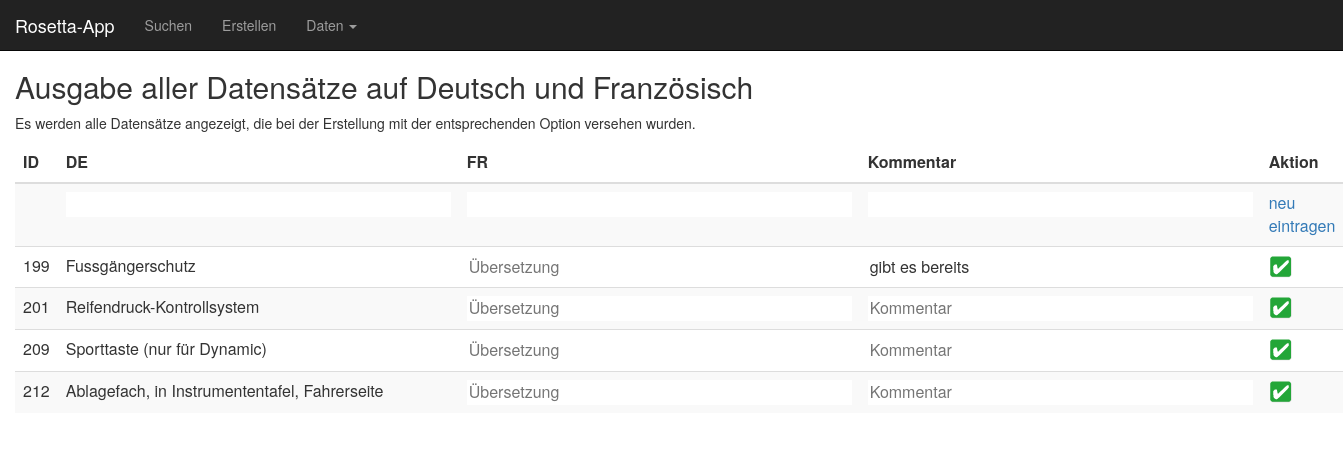
Before: /Sandbox/003_db_anzeigen_fr_relevant.php with the older database file.
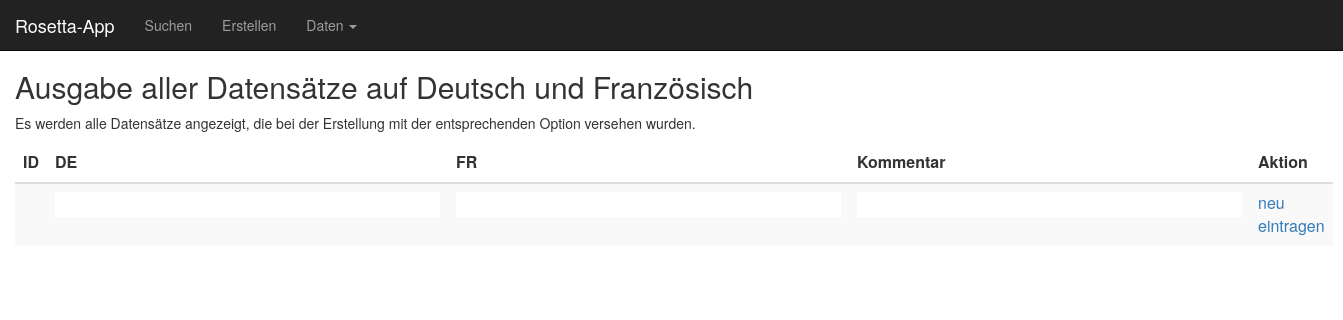
After: the same page with the newer database file.
### tables this page shows
CREATE TABLE `rosetta_data` (
  `token` varchar(100) DEFAULT NULL,
  `id` int(5) NOT NULL,
  `date` timestamp NOT NULL DEFAULT CURRENT_TIMESTAMP ON UPDATE CURRENT_TIMESTAMP,
  `de` varchar(1000) DEFAULT NULL,
  `fr` varchar(1000) DEFAULT NULL,
  `comment_fr` varchar(1000) DEFAULT NULL,
  `it` varchar(1000) DEFAULT NULL,
  `comment_it` varchar(1000) DEFAULT NULL,
  `en` varchar(1000) DEFAULT NULL,
  `rubrik` varchar(500) DEFAULT NULL,
  `info` varchar(200) DEFAULT NULL,
  `carline` varchar(500) DEFAULT NULL,
  `toTranslate` varchar(5) DEFAULT NULL
);

### Sandbox/003_db_anzeigen_fr_relevant.php (the view, shortened to what this page needs)
<?php
include "elements/header.php";
?>
<?php
include "include/db_connect.php";
?>
<h2>Ausgabe aller Datensätze auf Deutsch und Französisch</h2>
<p>Es werden alle Datensätze angezeigt, die bei der Erstellung mit der entsprechenden Option versehen wurden.</p>
<div class='results'>
<?php
echo "<form name='f' action='003_db_anzeigen_fr_relevant.php'
               method='post'>";
echo "\n\n<table class=\"table table-hover table-responsive table-striped\">"
    . "<thead>"
    . "<tr>"
    . "<th class=\"col-sm-1\">ID</th>"
    . "<th class=\"col-sm-4\">DE</th>"
    . "<th class=\"col-sm-4\">FR</th>"
    . "<th class=\"col-sm-4\">Kommentar</th>"
    . "<th class=\"col-sm-1\">Aktion</th>"
    . "</tr>"
    . "</thead>";
echo "\n\n<tr>"
    . "<td size='3' /></td>"
    . "<td><input class='toEdit' name='dts[0]' size='40' /></td>"
    . "<td><input class='toEdit' name='frz[0]' size='40' /></td>"
    . "<td><input class='toEdit' name='com[0]' size='40' /></td>"
    . "<td><a href='javascript:send(0,0);'>neu eintragen</a></td>"
    . "</tr>";
$res = mysqli_query($con, "select * from rosetta_data where toTranslate LIKE 'true'");
while ($dsatz = mysqli_fetch_assoc($res))
{
    $id_nr = $dsatz["id"];
    echo "\n\n<tr>"
        . "<td>" . $dsatz["id"] . "</td>"
        . "<td>" . utf8_encode( $dsatz["de"] ) . "</td>"
        . "<td><input class='toEdit' name='frz[$id_nr]' placeholder='Übersetzung' value='" . utf8_encode( $dsatz["fr"] ) . "' size='40' /></td>"
        . "<td><input class='toEdit' name='com[$id_nr]' placeholder='Kommentar' value='" . utf8_encode( $dsatz["comment_fr"] ) . "' size='40' /></td>"
        . "<td><a href='javascript:send(1,$id_nr);'><img src=\"img/button_agree.png\"></a></td>"
        . "</tr>";
}
echo "</table>";
echo "</form>";
?>

Changed rows visible on the page:
removed rosetta_data: id "199", de "Fussgängerschutz", comment_fr "gibt es bereits"
removed rosetta_data: id "201", de "Reifendruck-Kontrollsystem"
removed rosetta_data: id "209", de "Sporttaste (nur für Dynamic)"
removed rosetta_data: id "212", de "Ablagefach, in Instrumententafel, Fahrerseite"
